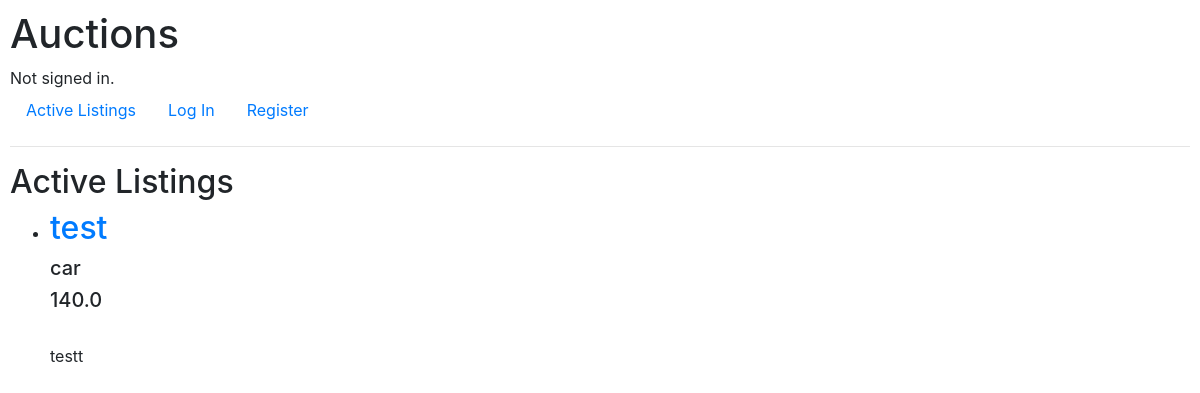
Before: / with the older database file.
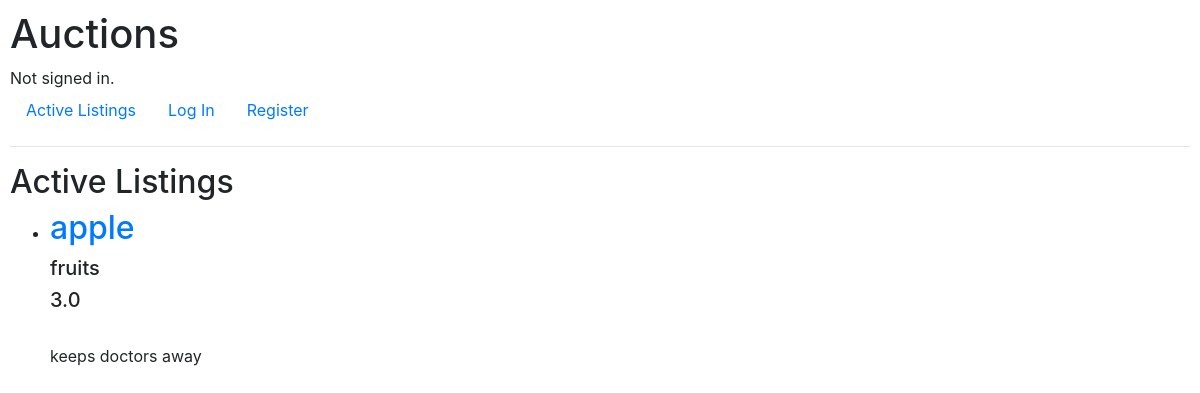
After: the same page with the newer database file.
### auctions/models.py (models this page shows)
class Listing(models.Model):
    creator = models.ForeignKey('User', on_delete=models.CASCADE, related_name="listings", null=True)
    title = models.CharField(max_length=128)
    description = models.TextField(max_length=1000)
    current_bid = models.OneToOneField('Bid', on_delete=models.CASCADE, related_name="listing", null=True)
    active = models.BooleanField(default=True)
    image_url = models.URLField(default=None)  # should this be a FilePathField ?
    category = models.CharField(max_length=30, default=None)

class Bid(models.Model):
    user = models.ForeignKey(User, on_delete=models.CASCADE, related_name="bids")
    amount = models.FloatField()
    related_listing = models.ForeignKey(Listing, on_delete=models.CASCADE, related_name="bid", null=True)

### auctions/views.py (the view)
# urls.py: path("", views.index, name="index"),
def index(request):
    listings = Listing.objects.all()
    return render(request, "auctions/index.html", {'listings': listings})

### auctions/templates/auctions/index.html (shortened to what this page needs)
{% extends "auctions/layout.html" %}
{% block body %}
    <h2>Active Listings</h2>
    <ul>
        {% for listing in listings %}
            <li>
                <h2> <a href="/listings/{{listing.id}}">{{listing.title}}</a> </h2>
                <h5> {{listing.category}} </h5>
                <h5> {{listing.current_bid.amount}} </h5>
                <p> {{listing.description}} </p>
            </li>
        {% endfor %}
    </ul>
{% endblock %}

### auctions/templates/auctions/layout.html (shortened to what this page needs)
{% load static %}
<!DOCTYPE html>
<html lang="en">
    <head>
        <link rel="stylesheet" href="https://stackpath.bootstrapcdn.com/bootstrap/4.4.1/css/bootstrap.min.css">
        <link href="{% static 'auctions/styles.css' %}" rel="stylesheet">
    </head>
    <body>
        <h1>Auctions</h1>
        <div>
            {% if user.is_authenticated %}
                Signed in as <strong>{{ user.username }}</strong>.
            {% else %}
                Not signed in.
            {% endif %}
        </div>
        <ul class="nav">
            <li class="nav-item">
                <a class="nav-link" href="{% url 'index' %}">Active Listings</a>
            </li>
            {% if user.is_authenticated %}
                <li class="nav-item">
                    <a class="nav-link" href="{% url 'create_listing' %}">Create Listing</a>
                </li>
                <li class="nav-item">
                    <a class="nav-link" href="{% url 'logout' %}">Log Out</a>
                </li>
            {% else %}
                <li class="nav-item">
                    <a class="nav-link" href="{% url 'login' %}">Log In</a>
                </li>
                <li class="nav-item">
                    <a class="nav-link" href="{% url 'register' %}">Register</a>
                </li>
            {% endif %}
        </ul>
        <hr>
        {% block body %}
        {% endblock %}
    </body>
</html>

### auctions/static/auctions/styles.css (style rules this page uses)
body { padding: 10px; }

Changed rows visible on the page:
removed Listing: title "test", category "car", current_bid.amount "140.0", description "testt"
added Listing: title "apple", category "fruits", current_bid.amount "3.0", description "keeps doctors away"
